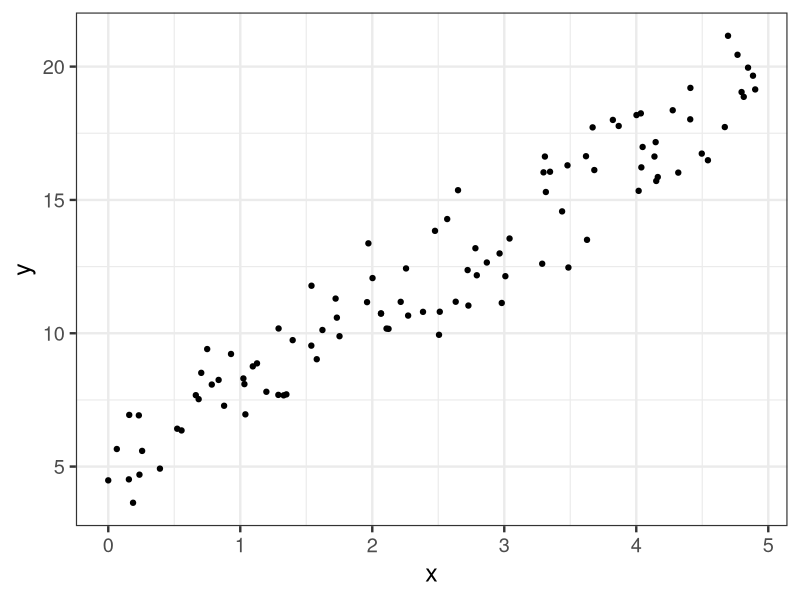
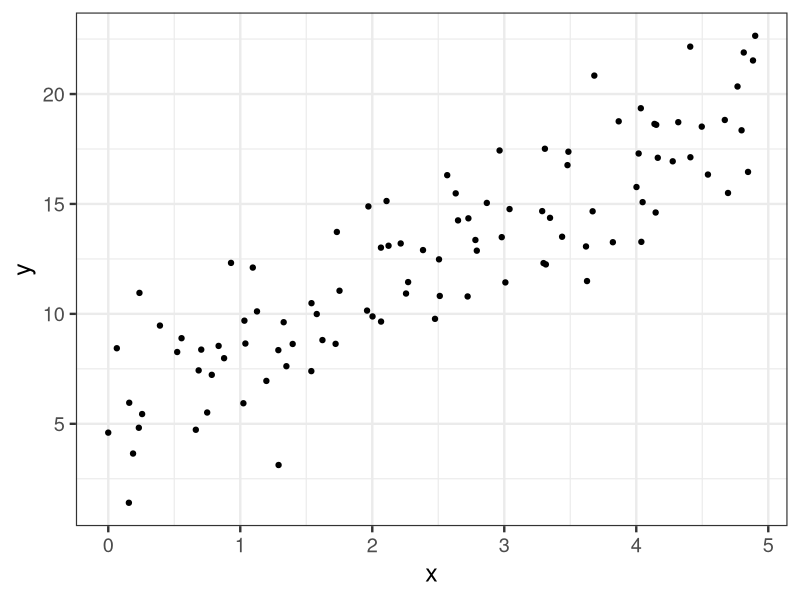
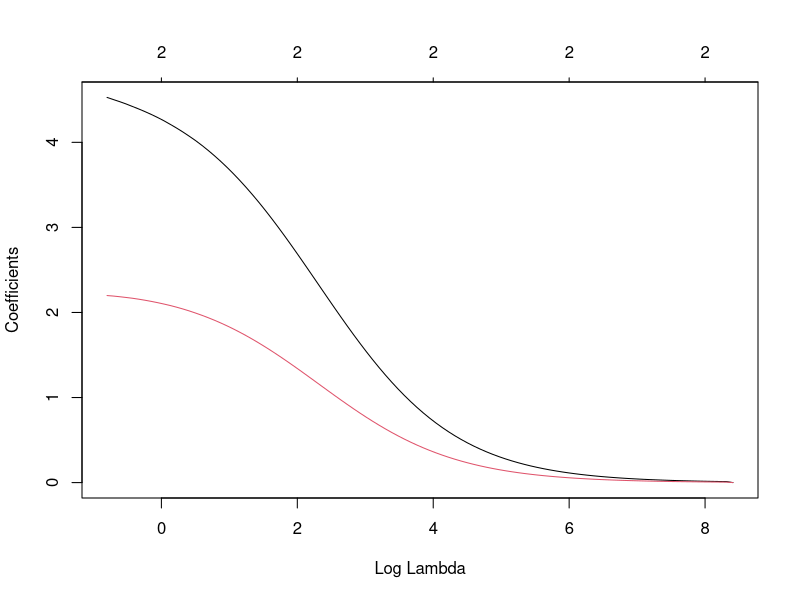

R code for these plots, in order:
## ---- chunk 1
options(width = 95)
library(knitr)
opts_chunk$set(comment="", 
               digits = 3, 
               tidy = FALSE, 
               prompt = TRUE,
               fig.align = 'center')
require(magrittr, quietly = TRUE)
require(ggplot2, quietly = TRUE)
theme_set(theme_bw(base_size = 18) + theme(legend.position = "top"))
## ---- chunk 2
#| echo: true 
#| layout-ncol: 2
set.seed(8740)

# N rows
N <- 100
# predictor x runs from 0-5 in steps of 5/N plus a bit of noise
x <- seq( 0, 5, 5/(N-1) ) + rnorm(N, 0, 0.1)

# when we regress y on x we should: 
#   - estimate an intercept close to 5 
#   - estimate the coefficient of x as close to 3 
dat0 <- 
  tibble::tibble( 
    x = x 
    # y is linearly related to x, plus some noise
    , y = 5 + 3*x + rnorm(N, 0, 1.5)
  )

dat0 %>% 
  ggplot(aes(x = x, y = y)) +
  geom_point()

lm(y~x, dat0)
## ---- chunk 3
#| echo: true 
# create a list with 100 elements,
# just so we run the regression 100 times
1:100 %>% as.list() %>% 
  # for each element of the list, run the function 
  purrr::map(
    .f = function(...){ # we don't use any of arguments
      # run the regression on the same data
      tibble::tibble( 
        x = x 
        # y is linearly related to x, plus some noise
        , y = 5 + 3*x + rnorm(N, 0, 1.5)
      ) %>% lm(y~., .) %>% 
        # extract the intercept and coefficient
        broom::tidy() %>% 
        dplyr::select(1:2) 
    }
  ) %>% 
  # combine all the estimates
  dplyr::bind_rows() %>% 
  dplyr::group_by(term) %>% 
  # summarize the combined estimates
  dplyr::summarize(
    mean = mean(estimate)
    , variance = var(estimate) 
  ) 
## ---- chunk 4
#| echo: true 
#| layout-ncol: 2
dat1 <- 
  tibble::tibble( 
    a = x/3 + rnorm(N,0, 0.01)
    , b = x*2/3 + rnorm(N,0, 0.01)
    , y = 5 + 3*(a+b) + rnorm(N, 0, 2)
  )

dat1 %>% 
  ggplot(aes(x = x, y = y)) +
  geom_point()

lm(y ~ a + b, dat1)
## ---- chunk 5
#| echo: true 
lm(y ~ a + b, dat1) %>% broom::tidy() %>% dplyr::select(1,2) %>% 
  tidyr::pivot_wider(names_from = term, values_from = estimate) %>% 
  dplyr::mutate(
    check = a/3 + 2 * b/3
  )
## ---- chunk 6
#| echo: true 
# create a list with 100 elements,
# just so we run the regression 100 times
1:100 %>% as.list() %>% 
  # run the 
  purrr::map(
    .f = function(...){ # we don't use any of arguments
      # run the regression on the same data
      tibble::tibble( 
        a = x/3 + rnorm(N,0, 0.01)
        , b = x*2/3 + rnorm(N,0, 0.01)
        , y = 5 + 3*(a+b) + rnorm(N, 0, 2)
      ) %>% lm(y~., .) %>% 
        # extract the intercept and coefficient
        broom::tidy() %>% 
        dplyr::select(1:2) 
    }
  ) %>% 
  # combine all the estimates
  dplyr::bind_rows() %>% 
  dplyr::group_by(term) %>% 
  # summarize the combined estimates
  dplyr::summarize(
    mean = mean(estimate)
    , variance = var(estimate) 
  ) 
## ---- chunk 7
#| echo: true 
#| layout-ncol: 2
# create the dataset
dat1 <- 
  tibble::tibble( 
    a = x/3 + rnorm(N,0, 0.01)
    , b = x*2/3 + rnorm(N,0, 0.01)
    , y = 5 + 3*(a+b) + rnorm(N, 0, 2)
  )

# fit with glmnet (no cross validation and a range of penalty parameters)
fit1 = glmnet::glmnet(
  y = dat1$y
  , x = model.matrix(y ~ a + b, data = dat1)
  , alpha = 0
)

# plot the coefficient estimates as a function of the penalty parameter lambda
plot(fit1, xvar='lambda')
## ---- chunk 8
#| echo: true 
#| layout-ncol: 2
# fit with cv.glmnet (cross validation and a range of penalty parameters)
fit_cv <- glmnet::cv.glmnet(
  y = dat1$y
  , x = model.matrix(y ~ a + b, data = dat1)
  , alpha = 0
)

# get coefficients from fit1 with the penalty 
# generating the smallest mse
coef(fit1, s = fit_cv$lambda.min)

# do the check
fit1 %>% broom::tidy() %>% 
  dplyr::filter(lambda == fit_cv$lambda.min) %>% 
  dplyr::select(c(1,3)) %>% 
  tidyr::pivot_wider(names_from = term, values_from = estimate) %>% 
  dplyr::mutate(
    check = a/3 + 2 * b/3
  )
